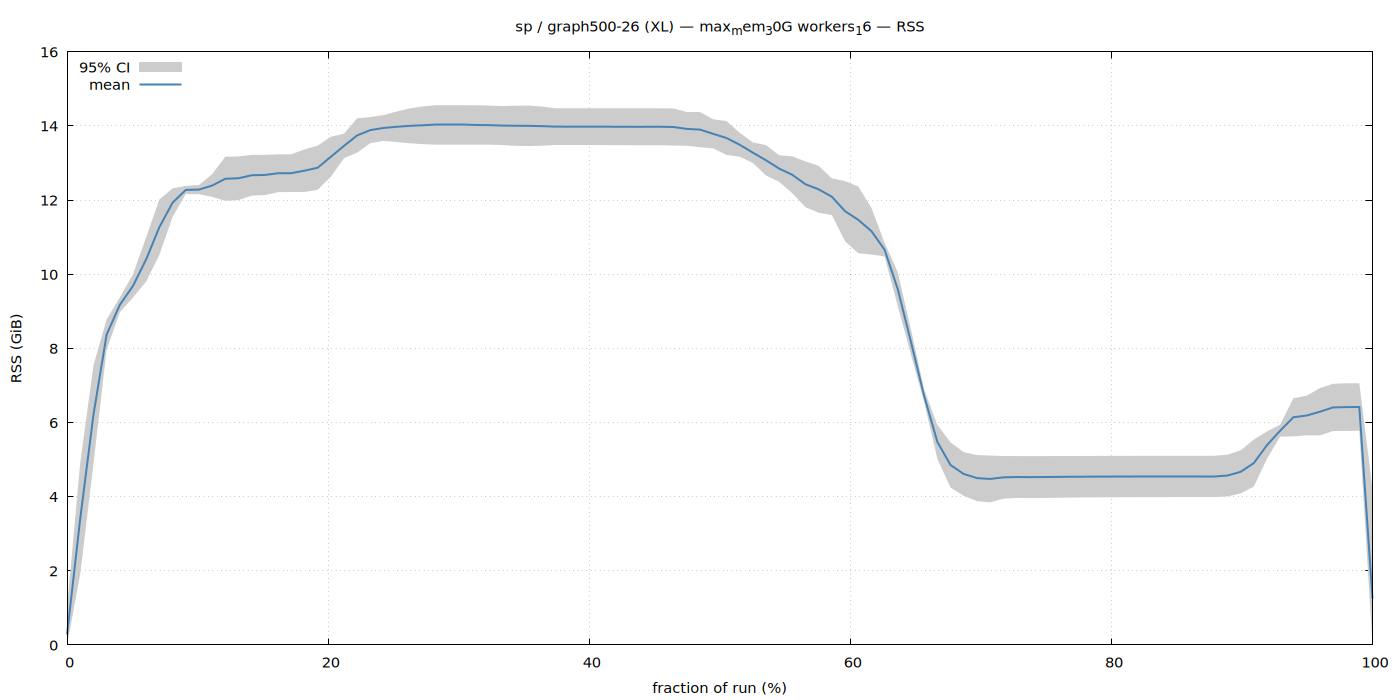

Here is the gnuplot script that generated this plot:
set terminal pngcairo size 1400,700 enhanced font 'Sans,11'
set output '/home/ubuntu/nvm/gfrs/sp/XL/graph500-26/max_mem_30G_workers_16/rss.png'
set title "sp / graph500-26 (XL) — max_mem_30G workers_16 — RSS"
set xlabel 'fraction of run (%)'
set ylabel 'RSS (GiB)'
set grid
set key top left
set yrange [0:*]
plot '/home/ubuntu/nvm/gfrs/sp/XL/graph500-26/max_mem_30G_workers_16/rss.dat' using 1:3:4 with filledcurves lc rgb '#cccccc' title '95% CI', \
     '' using 1:2 with lines lw 2 lc rgb '#4682b4' title 'mean'
